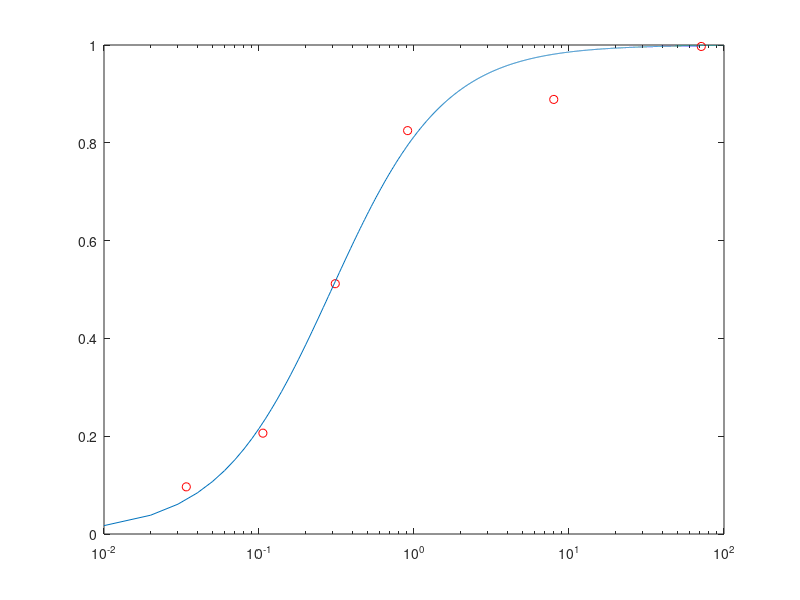

Recreate this plot in MATLAB.
clc
close all
load NMDAdata.csv
f=csvread('NMDAdata.csv');
x=f(:,1); %data in log scale
y=f(:,2);
fun = @ (b,x) 1./(1+(b(1)./x).^b(2));%+ b(3);
b0=[0.34 1.5];% 0.15]; % 0.34
%fun=@(b,x) 1./(1+(b(1)./(x.*b(2))).^b(3))+b(4);
%b0=[0.072 6.6 1.5 0.1];
b=lsqcurvefit(fun,b0,x,y);
xa=(0.01:0.01:100);
semilogx(x,y,'ro')
hold on
semilogx(xa,fun(b,xa))
hold off
b
